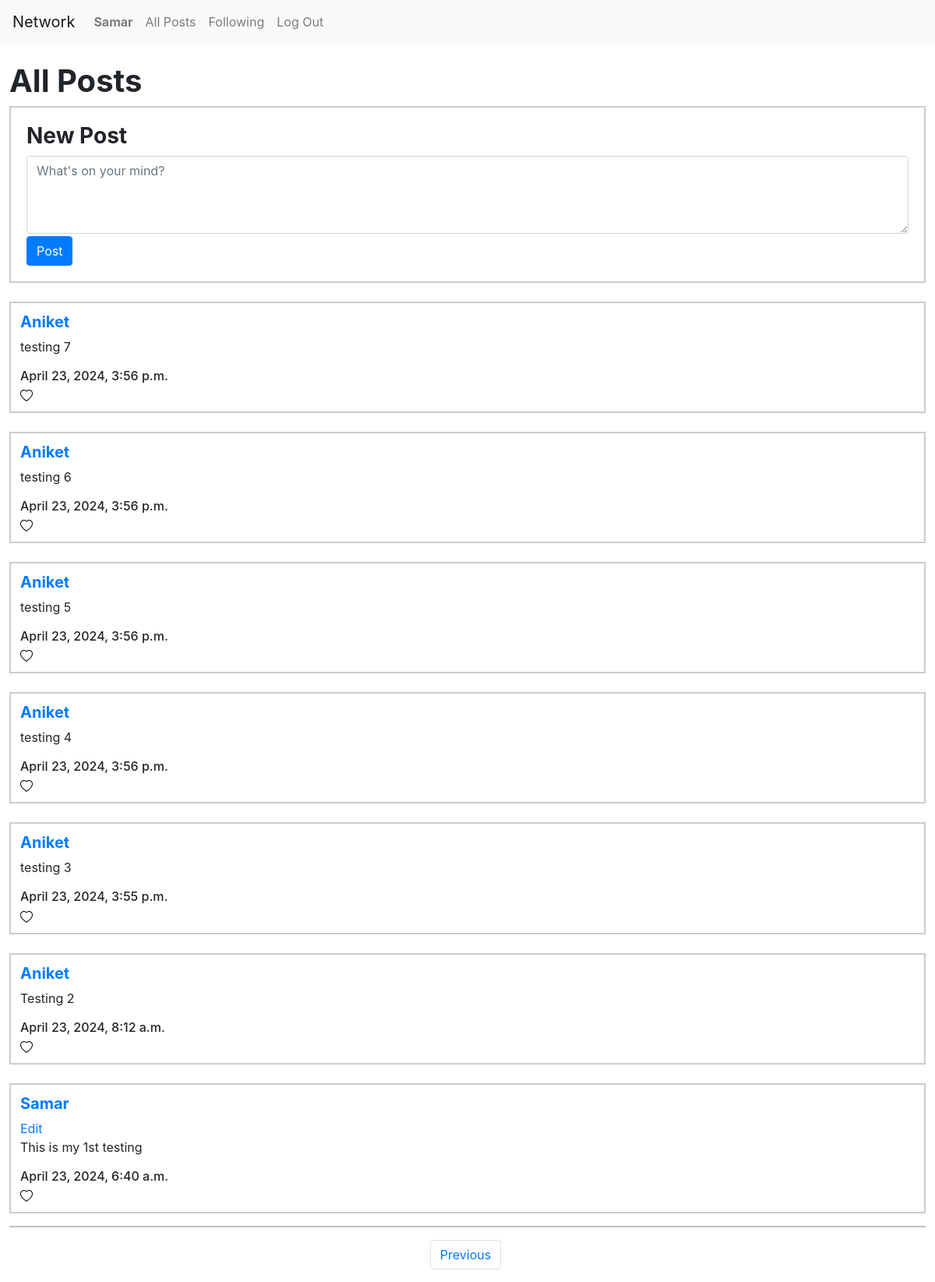
/?page=2 (signed in), run on the app's committed database.
### network/models.py (models this page shows, shortened)
class User(AbstractUser):
    profile_picture = models.CharField(max_length=10000, null=True)
    profile_name = models.CharField(max_length=50, null=True)

class Post(models.Model):
    user =  models.ForeignKey(User, on_delete=models.CASCADE, related_name="author")
    thought = models.CharField(max_length=10000)
    timestamp = models.DateTimeField(auto_now_add=True)
    likes = models.IntegerField(default=0)

### network/views.py (the view)
# urls.py: path("", views.index, name="index"),
def index(request):
    all_posts = Post.objects.all().order_by("id").reverse()
    paginator = Paginator(all_posts, 10)
    page_number = request.GET.get('page')
    posts_of_the_page = paginator.get_page(page_number)
    all_likes = Like.objects.all()
    who_you_liked = []
    try:
        for i in all_likes:
            if i.user.id == request.user.id:
                who_you_liked.append(i.post.id)
    except:
        who_you_liked = []
    return render(request, "network/index.html", {
        "all_posts_placeholder": all_posts,
        "posts_of_the_page_placeholder": posts_of_the_page,
        "likes_placeholder": who_you_liked
    })

### network/templates/network/index.html (shortened to what this page needs)
{% extends "network/layout.html" %}
{% block body %}
    <br>
    <h1 class="heading"><strong>All Posts</strong></h1>
    {% if user.is_authenticated %}
        <div class="new_post_container">
            <h3><strong> New Post </strong></h3>
            <form action="{% url 'create_new_post' %}" method="post">
                <textarea name="new_post_data" class="form-control form-style" placeholder="What's on your mind?" id="floatingTextarea2" style="height: 100px"></textarea>
                <button type="submit" class="btn btn-primary post-btn">Post</button>
            </form>
        </div>
    {% endif %}
    {% for i in posts_of_the_page_placeholder %}
        <br>
        <div class="all_post">
            <h5><strong><a href="{% url 'profile' user_id=i.user.id %}">{{ i.user }}</a></strong></h5>
            {% if i.user == user %}
                <a data-bs-toggle="modal" data-bs-target="#modal_edit_post_{{ i.id }}" href="#">Edit</a>
            {% endif %}
            <p id="content_{{ i.id }}">{{ i.thought }}</p>
            <h6 class="timestamp">{{ i.timestamp }}</h6>
            <div class="likes_count_container">
                <button class="opaque-button" id="like_handler{{i.id}}" type="button" onclick="like_handler({{ i.id }})">
                </button>
            </div>
        </div>
    {% endfor %}
    <hr>
    <nav aria-label="Page navigation example">
        <ul class="pagination d-flex justify-content-center">
            {% if posts_of_the_page_placeholder.has_previous %}
                <li class="page-item" style="margin-right: 5px"><a class="page-link" href="?page={{ posts_of_the_page_placeholder.previous_page_number }}">Previous</a></li>
            {% endif %}
        </ul>
    </nav>
{% endblock %}

### network/templates/network/layout.html (shortened to what this page needs)
{% load static %}
<!DOCTYPE html>
<html lang="en">
    <head>
        <link rel="stylesheet" href="https://stackpath.bootstrapcdn.com/bootstrap/4.4.1/css/bootstrap.min.css">
        <link href="{% static 'network/styles.css' %}" rel="stylesheet">
    </head>
    <body>
        <nav class="navbar navbar-expand-lg navbar-light bg-light">
            <a class="navbar-brand" href="#">Network</a>
            <div>
              <ul class="navbar-nav mr-auto">
                {% if user.is_authenticated %}
                    <li class="nav-item">
                        <a class="nav-link" href="{% url 'profile' user_id=user.id %}"><strong>{{ user.username }}</strong></a>
                    </li>
                {% endif %}
                <li class="nav-item">
                  <a class="nav-link" href="{% url 'index' %}">All Posts</a>
                </li>
                {% if user.is_authenticated %}
                    <li class="nav-item">
                        <a class="nav-link" href="{% url 'following_post' user_id=user.id %}">Following</a>
                    </li>
                    <li class="nav-item">
                        <a class="nav-link" href="{% url 'logout' %}">Log Out</a>
                    </li>
                {% endif %}
              </ul>
            </div>
          </nav>
        <div class="body">
            {% block body %}
            {% endblock %}
        </div>
    </body>
</html>

### network/static/network/styles.css (style rules this page uses)
.heading { margin-left: 1%; }
.new_post_container { width: 98%; margin: 0 auto; padding: 20px; border: 2px solid #ccc; box-sizing: border-box; }
.post-btn { margin-top: 3px; }
.all_post { width: 98%; border: 2px solid #ccc; margin: 0 auto; padding: 12px; }
hr { background-color: #ccc; width: 98%; height: 1px; }
.opaque-button { background-color: white; border: none; cursor: pointer; padding: 0%; display: flex; }
.likes_count_container { display: flex; align-items: center; gap: 10px; margin: 0%; }

### data on the page
User: username "Samar"
Post: user "Aniket", thought "testing 7", timestamp "April 23, 2024, 3:56 p.m."
Post: user "Aniket", thought "testing 6", timestamp "April 23, 2024, 3:56 p.m."
Post: user "Aniket", thought "testing 5", timestamp "April 23, 2024, 3:56 p.m."
Post: user "Aniket", thought "testing 4", timestamp "April 23, 2024, 3:56 p.m."
Post: user "Aniket", thought "testing 3", timestamp "April 23, 2024, 3:55 p.m."
Post: user "Aniket", thought "Testing 2", timestamp "April 23, 2024, 8:12 a.m."
Post: user "Samar", thought "This is my 1st testing", timestamp "April 23, 2024, 6:40 a.m."
